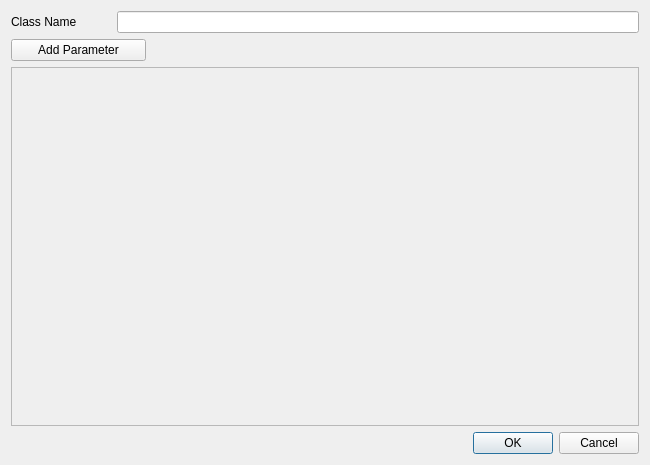
<?xml version="1.0" encoding="UTF-8"?>
<ui version="4.0">
 <class>Dialog</class>
 <widget class="QDialog" name="Dialog">
  <property name="geometry">
   <rect>
    <x>0</x>
    <y>0</y>
    <width>650</width>
    <height>465</height>
   </rect>
  </property>
  <property name="windowTitle">
   <string>Dialog</string>
  </property>
  <layout class="QVBoxLayout" name="verticalLayout">
   <item>
    <layout class="QHBoxLayout" name="horizontalLayout">
     <item>
      <widget class="QLabel" name="ClassNameLabel">
       <property name="minimumSize">
        <size>
         <width>100</width>
         <height>0</height>
        </size>
       </property>
       <property name="text">
        <string>Class Name</string>
       </property>
      </widget>
     </item>
     <item>
      <widget class="QLineEdit" name="ClassName"/>
     </item>
    </layout>
   </item>
   <item>
    <layout class="QHBoxLayout" name="horizontalLayout_2">
     <item>
      <widget class="QPushButton" name="AddParameter">
       <property name="minimumSize">
        <size>
         <width>135</width>
         <height>0</height>
        </size>
       </property>
       <property name="text">
        <string>Add Parameter</string>
       </property>
      </widget>
     </item>
     <item>
      <spacer name="horizontalSpacer">
       <property name="orientation">
        <enum>Qt::Orientation::Horizontal</enum>
       </property>
       <property name="sizeHint" stdset="0">
        <size>
         <width>40</width>
         <height>20</height>
        </size>
       </property>
      </spacer>
     </item>
    </layout>
   </item>
   <item>
    <widget class="QScrollArea" name="scrollArea">
     <property name="widgetResizable">
      <bool>true</bool>
     </property>
     <widget class="QWidget" name="scrollAreaWidgetContents">
      <property name="geometry">
       <rect>
        <x>0</x>
        <y>0</y>
        <width>630</width>
        <height>328</height>
       </rect>
      </property>
     </widget>
    </widget>
   </item>
   <item>
    <widget class="QDialogButtonBox" name="buttonBox">
     <property name="orientation">
      <enum>Qt::Orientation::Horizontal</enum>
     </property>
     <property name="standardButtons">
      <set>QDialogButtonBox::StandardButton::Cancel|QDialogButtonBox::StandardButton::Ok</set>
     </property>
    </widget>
   </item>
  </layout>
 </widget>
 <resources/>
 <connections>
  <connection>
   <sender>buttonBox</sender>
   <signal>accepted()</signal>
   <receiver>Dialog</receiver>
   <slot>accept()</slot>
   <hints>
    <hint type="sourcelabel">
     <x>248</x>
     <y>254</y>
    </hint>
    <hint type="destinationlabel">
     <x>157</x>
     <y>274</y>
    </hint>
   </hints>
  </connection>
  <connection>
   <sender>buttonBox</sender>
   <signal>rejected()</signal>
   <receiver>Dialog</receiver>
   <slot>reject()</slot>
   <hints>
    <hint type="sourcelabel">
     <x>316</x>
     <y>260</y>
    </hint>
    <hint type="destinationlabel">
     <x>286</x>
     <y>274</y>
    </hint>
   </hints>
  </connection>
 </connections>
</ui>
